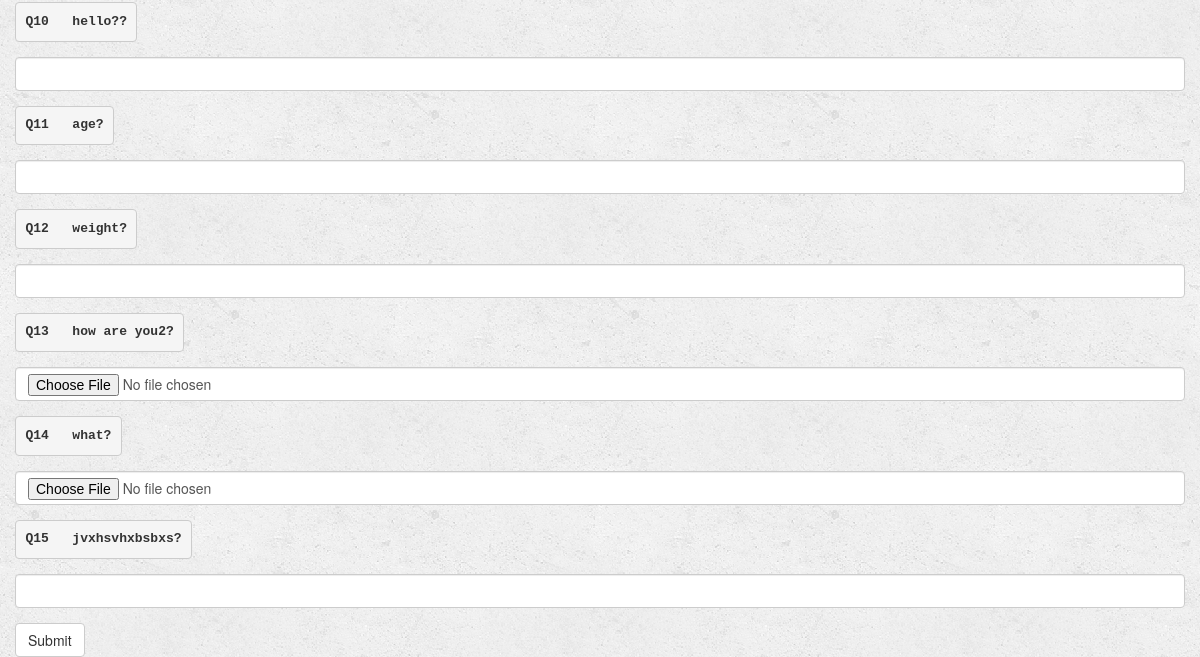
Before: /music/8/user/1/ (lower part) with the older database file.
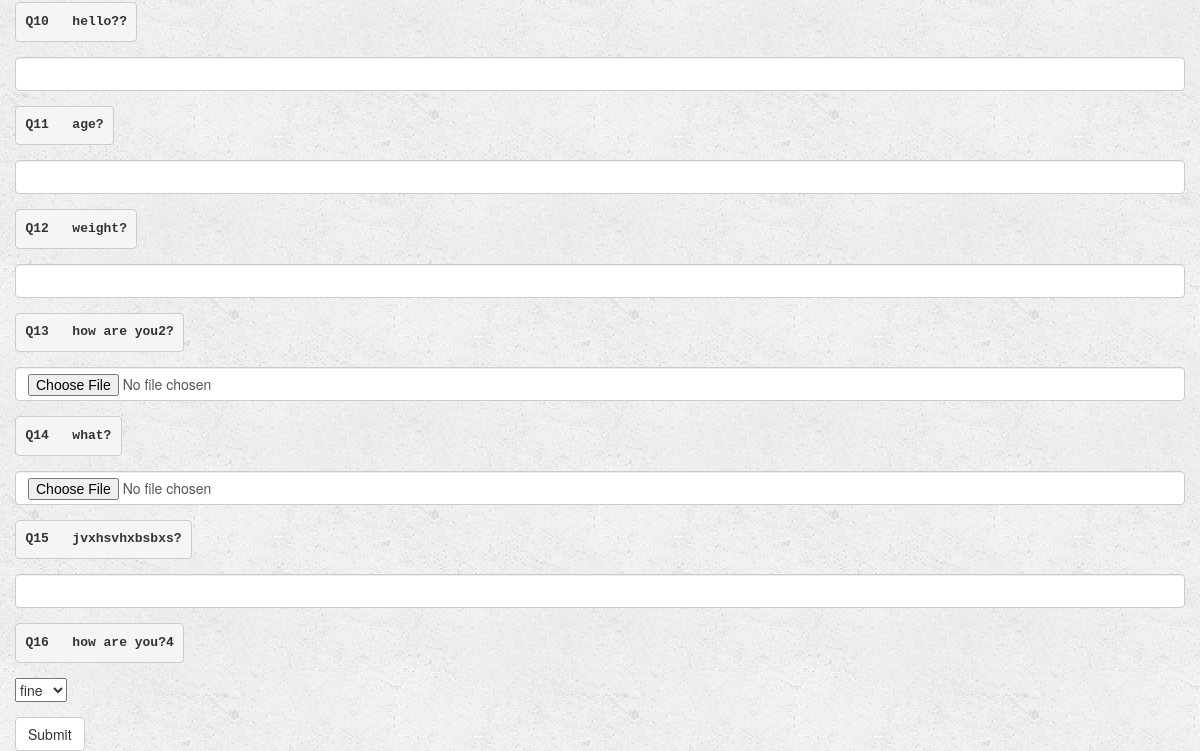
After: the same page with the newer database file.
### music/models.py (models this page shows, shortened)
class Question(models.Model):
    gform = models.ForeignKey(Gform, on_delete=models.CASCADE, default=1)
    ques_type = models.CharField(max_length=50, choices=TYPE_CHOICES, default="multiline")
    ques_text = models.CharField(max_length=500)
    choices = models.CharField(max_length=500,default="")
    is_req = models.BooleanField(default=False)
    is_vis = models.BooleanField(default=False)
    def choices_as_list(self):
    	return self.choices.split(',')

### music/views.py (the view)
# urls.py: url(r'^(?P<gform_id>[0-9]+)/user/(?P<user_id>[0-9]+)/$', views.filler, name='filler'),
def filler(request, gform_id, user_id):
	user = request.user
	gform = get_object_or_404(Gform, pk=gform_id)
	return render(request, 'music/filler.html', {'gform':gform, 'user':user})

### music/models.py (called while the page is built)
    def __str__(self):
        return self.gform_name + " " + self.gform_desc

### music/templates/music/filler.html (shortened to what this page needs)
{% extends 'music/base.html' %}
{% block body %}
<div class=container-fluid>
<br><br>
<form action="#">
	{% for question in gform.question_set.all %}
		<div class="form-group">
    	<label for="question"> <pre>Q{{ forloop.counter }}   {{ question.ques_text }}</pre></label>
    	{% if question.ques_type == "multiline" %}
    	<textarea class="form-control" rows="5" id="comment" hidden></textarea>
    	{% elif question.ques_type == "singleline" %}
    		{% if question.choices == "AlphaNumeric" %}
    			<input type="text" class="form-control" id="question" data-inputmask-regex="[A-Za-z0-9]*" />
    		{% else %}
    			<input type="text" class="form-control" id="question" >
    		{% endif %}
    	{% elif question.ques_type == "num_range" %}
      	<br>
      <input type="number" min="{{ question.choices_as_list.0 }}" max="{{ question.choices_as_list.1 }}" class="form-control" name="{{ question.ques_text }}">
    	{% elif question.ques_type == "file_upload" %}
    		{% if question.choices == "None" %}
    			<input type="file" class="form-control" id="question">
    		{% elif question.choices == ".pdf" %}
    			<input type="file" class="form-control" id="question" accept="application/pdf">
    		{% endif %}
    	{% elif question.ques_type == "number" %}
    	<input type="number" class="form-control" id="question">
    	{% elif question.ques_type == "url" %}
    	<input type="url" class="form-control" id="question">
    	{% elif question.ques_type == "email" %}
    	<input type="email" class="form-control" id="question">
    	{% elif question.ques_type == "checkbox" %}
    		<br>
    		{% for choice in question.choices_as_list %}
    			<input type="checkbox"> {{ choice }}<br>
    		{% endfor%}
    	{% elif question.ques_type == "radio" %}
    		<br>
    		{% for choice in question.choices_as_list %}
    			<input type="radio" name = "question" value="{{ forloop.counter }}"> {{ choice }}<br>
    		{% endfor%}
    	{% elif question.ques_type == "dropdown" %}
        	<br>
        	<select name= "question">
        	{% for choice in question.choices_as_list %}
           	<option name="question" value="{{ choice }}"> {{ choice }} </option>
        	{% endfor %}
    		</select>
    	{% endif %}
  		</div>
	{% endfor %}
  <button type="submit" class="btn btn-default">Submit</button>
</form>
</div>
{% endblock %}

Changed rows visible on the page:
added Question: ques_text "how are you?4", question "fine"
